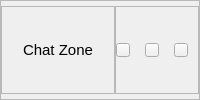
     <widget class="QFrame" name="titleBar">
      <property name="font">
       <font>
        <pointsize>3</pointsize>
       </font>
      </property>
      <property name="frameShape">
       <enum>QFrame::StyledPanel</enum>
      </property>
      <property name="frameShadow">
       <enum>QFrame::Raised</enum>
      </property>
      <layout class="QHBoxLayout" name="horizontalLayout">
       <property name="spacing">
        <number>0</number>
       </property>
       <property name="leftMargin">
        <number>0</number>
       </property>
       <property name="topMargin">
        <number>5</number>
       </property>
       <property name="rightMargin">
        <number>0</number>
       </property>
       <property name="bottomMargin">
        <number>5</number>
       </property>
       <item>
        <widget class="QFrame" name="mainWindowTitle">
         <property name="sizePolicy">
          <sizepolicy hsizetype="Expanding" vsizetype="Preferred">
           <horstretch>0</horstretch>
           <verstretch>0</verstretch>
          </sizepolicy>
         </property>
         <property name="frameShape">
          <enum>QFrame::StyledPanel</enum>
         </property>
         <property name="frameShadow">
          <enum>QFrame::Raised</enum>
         </property>
         <layout class="QVBoxLayout" name="verticalLayout_2">
          <property name="spacing">
           <number>7</number>
          </property>
          <property name="leftMargin">
           <number>0</number>
          </property>
          <property name="topMargin">
           <number>0</number>
          </property>
          <property name="rightMargin">
           <number>0</number>
          </property>
          <property name="bottomMargin">
           <number>0</number>
          </property>
          <item alignment="Qt::AlignHCenter">
           <widget class="QLabel" name="appName">
            <property name="font">
             <font>
              <pointsize>11</pointsize>
              <weight>50</weight>
              <bold>false</bold>
             </font>
            </property>
            <property name="toolTip">
             <string>App Name</string>
            </property>
            <property name="styleSheet">
             <string notr="true"/>
            </property>
            <property name="text">
             <string>Chat Zone</string>
            </property>
           </widget>
          </item>
         </layout>
        </widget>
       </item>
       <item alignment="Qt::AlignRight">
        <widget class="QFrame" name="controls">
         <property name="frameShape">
          <enum>QFrame::StyledPanel</enum>
         </property>
         <property name="frameShadow">
          <enum>QFrame::Raised</enum>
         </property>
         <layout class="QHBoxLayout" name="horizontalLayout_2">
          <property name="spacing">
           <number>15</number>
          </property>
          <property name="leftMargin">
           <number>0</number>
          </property>
          <property name="topMargin">
           <number>0</number>
          </property>
          <property name="rightMargin">
           <number>10</number>
          </property>
          <property name="bottomMargin">
           <number>0</number>
          </property>
          <item>
           <widget class="QPushButton" name="minimize">
            <property name="minimumSize">
             <size>
              <width>14</width>
              <height>14</height>
             </size>
            </property>
            <property name="maximumSize">
             <size>
              <width>14</width>
              <height>14</height>
             </size>
            </property>
            <property name="toolTip">
             <string>Minimize</string>
            </property>
            <property name="text">
             <string/>
            </property>
           </widget>
          </item>
          <item>
           <widget class="QPushButton" name="restore">
            <property name="minimumSize">
             <size>
              <width>14</width>
              <height>14</height>
             </size>
            </property>
            <property name="maximumSize">
             <size>
              <width>14</width>
              <height>14</height>
             </size>
            </property>
            <property name="toolTip">
             <string>Restore</string>
            </property>
            <property name="text">
             <string/>
            </property>
           </widget>
          </item>
          <item>
           <widget class="QPushButton" name="close">
            <property name="minimumSize">
             <size>
              <width>14</width>
              <height>14</height>
             </size>
            </property>
            <property name="maximumSize">
             <size>
              <width>14</width>
              <height>14</height>
             </size>
            </property>
            <property name="toolTip">
             <string>Close</string>
            </property>
            <property name="text">
             <string/>
            </property>
            <property name="iconSize">
             <size>
              <width>20</width>
              <height>20</height>
             </size>
            </property>
           </widget>
          </item>
         </layout>
        </widget>
       </item>
      </layout>
     </widget>
